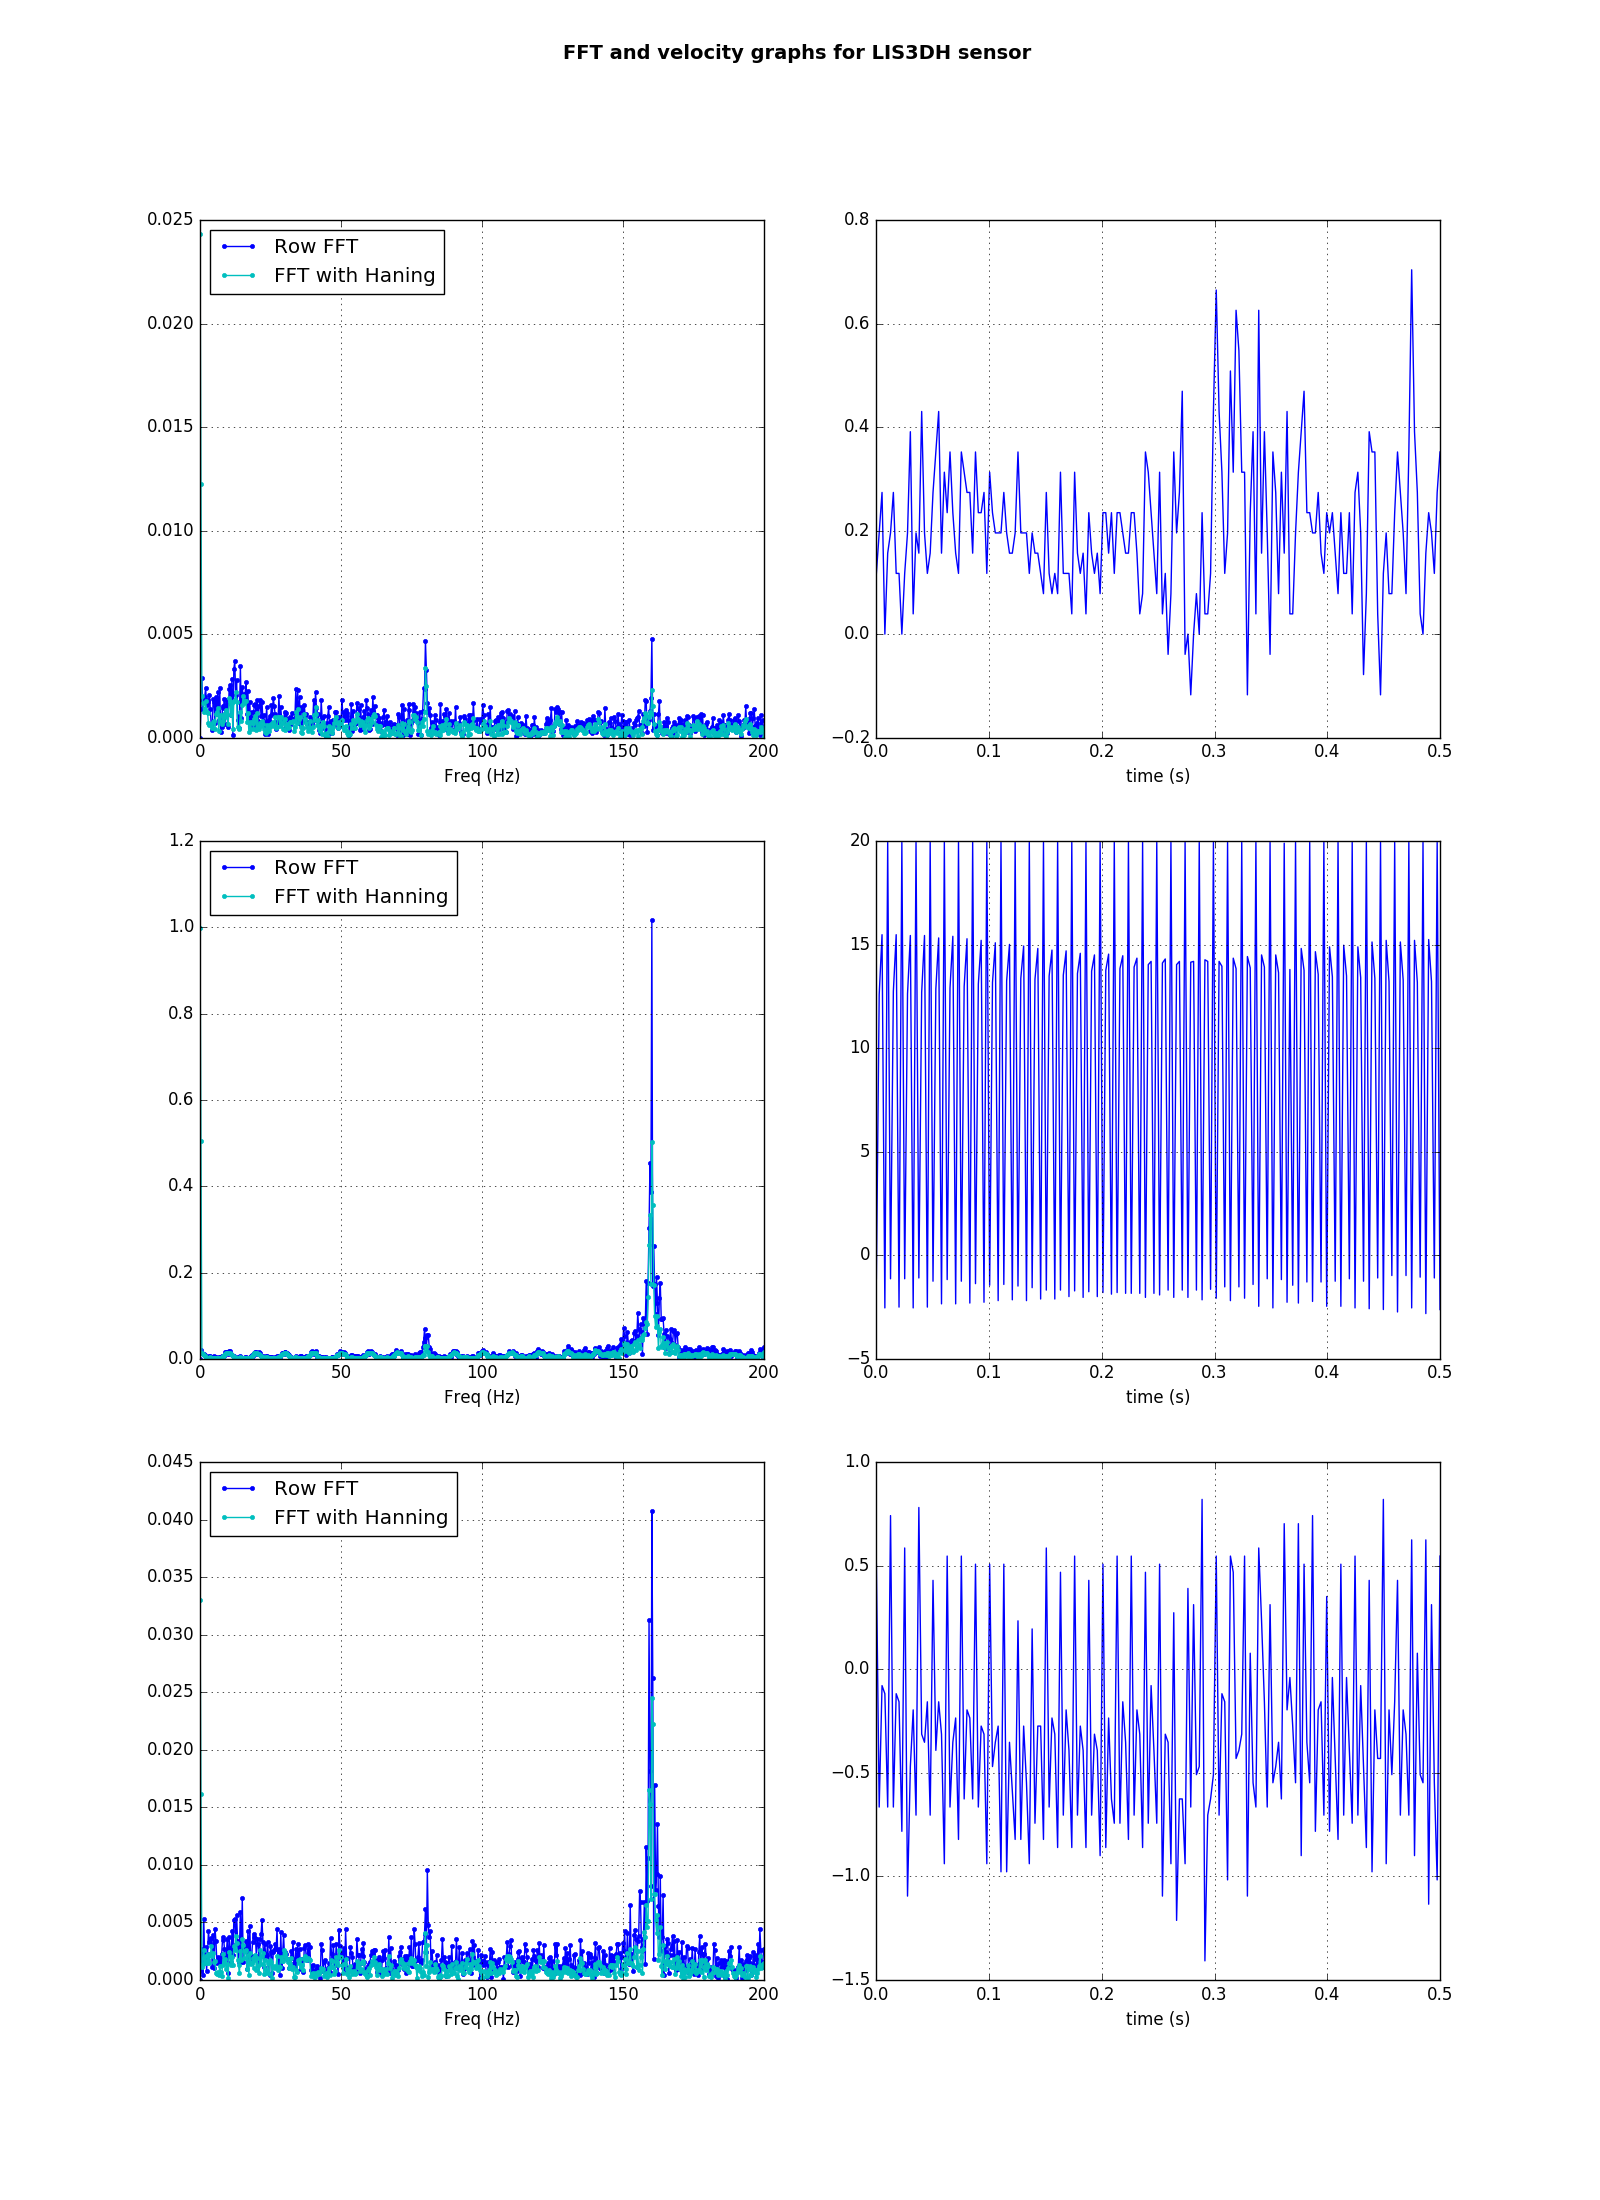

The Python source for this figure:
#!/usr/bin/env python
#coding=utf8
#========================================
# FFT and Velocity visualisation script 
# Created by Max Dukov
# [email redacted]
#========================================
# v. 1.0.090417 =)
print "FFT for LIS3DH vis script v1.0.140817"
import numpy as np
from numpy import array, arange, abs as np_abs
import matplotlib
matplotlib.use('Agg')
import matplotlib.pyplot as plt
from datetime import datetime
import sqlite3
import argparse
import socket
import fcntl
import struct

def get_ip_address(ifname):
    s = socket.socket(socket.AF_INET, socket.SOCK_DGRAM)
    return socket.inet_ntoa(fcntl.ioctl(
        s.fileno(),
        0x8915,  # SIOCGIFADDR
        struct.pack('256s', ifname[:15])
    )[20:24])

freq = 400/2
ampl = 140000
#==============================
# setup arguments parsing here
#==============================
#parser = argparse.ArgumentParser()
#parser.add_argument("--sensor", type=int, help="sensor id")
#parser.add_argument("--norm", type=int, help="select normalization mode. 1 for normalization, 0 for standart(default)")
#args = parser.parse_args()
#if args.sensor is None:
#    print "Default sensor id 0x1d will be used. Use ./fft.py --sensor 2 for select second sensor. Use ./fft.py -h for help."
#    args.sensor = 1
#if (args.norm is None or args.norm == 0):
#        print "Default mode, no normalization"
#        norm = 0
#if args.norm == 1:
#        print "Normalization mode"
#        norm = 1
#=========================
# init sqlite connection
#=========================
con = sqlite3.connect('/var/www/html/gyro.db')
con.row_factory = lambda cursor, row: row[0]
cur = con.cursor()
cur.execute('SELECT x FROM log_lis ORDER BY dt ASC;')
x_ = cur.fetchall()
cur.execute('SELECT y FROM log_lis ORDER BY dt ASC;')
y_ = cur.fetchall()
cur.execute('SELECT z FROM log_lis ORDER BY dt ASC;')
z_ = cur.fetchall()
con.close()
print "==================================="
print "=> Processing data for LIS3DH sensor"
print "==================================="
######## process  X 
# freq graph
Yx = np_abs(np.fft.rfft(x_))/ampl
Yx_h = np_abs(np.fft.rfft(x_*np.hanning(len(x_))))/ampl
Yx[0] = 0
end = len(Yx)
X = np.asarray(np.linspace(0, freq, end, endpoint=True)) 
id = np.where( Yx == max(Yx))
print "max Yx=", max(Yx)
print "id=", id[0]
freq_x =  X[id[0]] # 
print "freq=", freq_x
print "=============="
### set plt size
fig_size = plt.rcParams["figure.figsize"]
fig_size[0] = 16
fig_size[1] = 22
plt.rcParams["figure.figsize"] = fig_size

fig = plt.figure()
fig.suptitle('FFT and velocity graphs for LIS3DH sensor ', fontsize=14, fontweight='bold')
### plot freq for X
plt.subplot(3, 2, 1)
plt.grid(True)
plt.plot(X,Yx,'b.-',label='Row FFT')
plt.plot(X,Yx_h,'c.-',label='FFT with Haning')
plt.xlabel('Freq (Hz)')
plt.legend(loc=0)
# Velocity graph
Vx = [0]*freq
for i in range(0,freq):
	Vx[i] = x_[i]*(39.3701/(6.28*freq_x))
end = len(Vx)
X = np.asarray(np.linspace(0, 0.5, end, endpoint=True))
### plot Velocity for X
plt.subplot(3, 2, 2)
plt.grid(True)
plt.plot(X,Vx)
plt.xlabel('time (s)')

######## process  Y
# freq graph
Yy = np_abs(np.fft.rfft(y_))/ampl
Yy_h = np_abs(np.fft.rfft(y_*np.hanning(len(y_))))/ampl
Yy[0] = 0
end = len(Yy)
Xy = np.asarray(np.linspace(0, freq, end, endpoint=True))
id = np.where( Yy == max(Yy))
print "max Yy=", max(Yy)
print "id=", id[0]
freq_y = Xy[id[0]] #
print "freq=", freq_y
print "=============="
### plot freq for Y
plt.subplot(3, 2, 3)
plt.grid(True)
plt.plot(Xy,Yy,'b.-',label='Row FFT')
plt.plot(Xy,Yy_h,'c.-',label='FFT with Hanning')
plt.legend(loc=0)
plt.xlabel('Freq (Hz)')
# Velocity graph
Vy = [0]*freq
for i in range(0,freq):
        Vy[i] = y_[i]*(39.3701/(6.28*freq_y))
end = len(Vy)
Xv = np.asarray(np.linspace(0, 0.5, end, endpoint=True))
### plot Velocity for Y
plt.subplot(3, 2, 4)
plt.grid(True)
plt.plot(Xv,Vy)
plt.xlabel('time (s)')


######## process  Z
# freq graph
Yz = np_abs(np.fft.rfft(z_))/ampl
Yz_h = np_abs(np.fft.rfft(z_*np.hanning(len(z_))))/ampl
Yz[0] = 0
end = len(Yz)
Xz = np.asarray(np.linspace(0, freq, end, endpoint=True))
id = np.where( Yz == max(Yz))
print "max Yz=", max(Yz)
print "id=", id[0]
freq_z = Xz[id[0]] #
print "freq=", freq_z
### plot freq for Z
plt.subplot(3, 2, 5)
plt.grid(True)
plt.plot(Xz,Yz,'b.-',label='Row FFT')
plt.plot(Xz,Yz_h,'c.-',label='FFT with Hanning')
plt.legend(loc=0)
plt.xlabel('Freq (Hz)')
# Velocity graph
Vz = [0]*freq
for i in range(0,freq):
        Vz[i] = z_[i]*(39.3701/(6.28*freq_z))
end = len(Vz)
Xv = np.asarray(np.linspace(0, 0.5, end, endpoint=True))
### plot Velocity for Z
plt.subplot(3, 2, 6)
plt.grid(True)
plt.plot(Xv,Vz)
plt.xlabel('time (s)')

timestr = datetime.strftime(datetime.now(), '%Y-%m-%d_%H:%M:%S')
#if norm == 0:
plt.savefig('/var/www/html/fft_all_LIS_'+timestr+'_.png')
#if norm == 1:
#	plt.savefig('/var/www/html/fft_all_norm_'+timestr+'_'+(str(args.sensor))+'.png')
print 'Please have a look on results here: http://'+(str(get_ip_address('eth0')))+'/fft_all_LIS_'+timestr+'.png'
